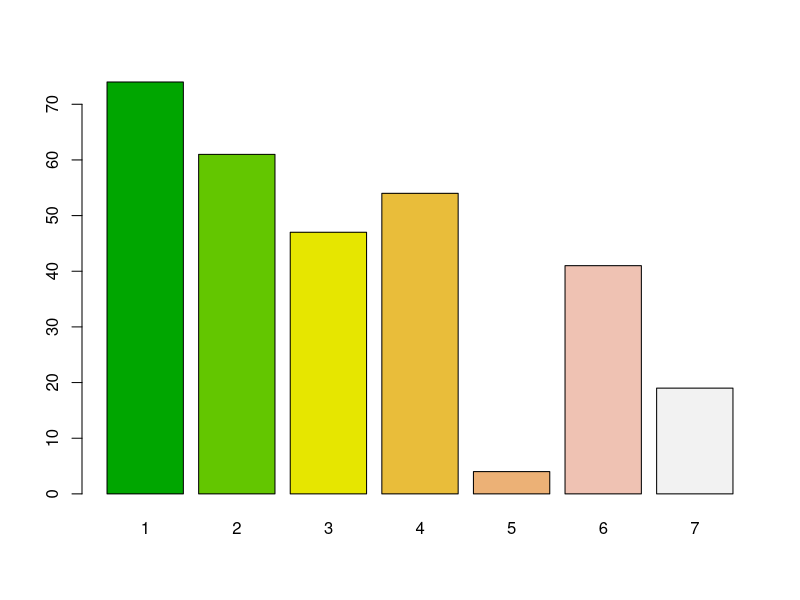
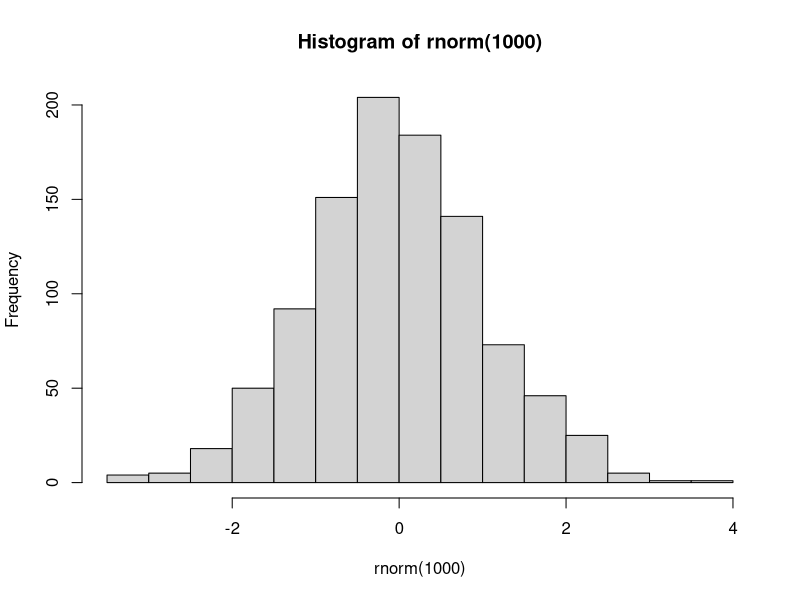

The R script that drew these images, in order:
## ---- chunk 1
a <- 2
b <- 3
a <- b
## ---- chunk 2
(a <- sample(1:20, 1))
(b <- sample(1:20, 1))
a * b
## ---- chunk 3
# set.seed(2020)
# x = sample(1:7, 300, replace = TRUE, prob = sample(1:40, 7))
# write.table(data.frame(x), file="../data/datos01.csv", row.names = FALSE)
datos  <-  read.csv("./data/datos01.csv")
table(datos$x)
barplot(table(datos$x), col = terrain.colors(7))
## ---- chunk 4
set.seed(2020) # Para obtener resultados reproducibles
hist(rnorm(1000), breaks = 20)
